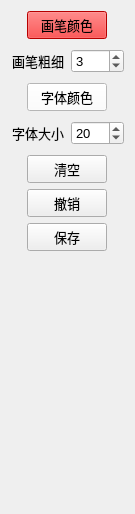
             <widget class="QWidget" name="page_5">
              <property name="geometry">
               <rect>
                <x>0</x>
                <y>0</y>
                <width>135</width>
                <height>514</height>
               </rect>
              </property>
              <attribute name="label">
               <string>          图片注释</string>
              </attribute>
              <layout class="QVBoxLayout" name="verticalLayout_5">
               <item alignment="Qt::AlignHCenter">
                <widget class="QPushButton" name="pushButton_39">
                 <property name="enabled">
                  <bool>true</bool>
                 </property>
                 <property name="font">
                  <font>
                   <pointsize>10</pointsize>
                  </font>
                 </property>
                 <property name="styleSheet">
                  <string notr="true">background-color: rgb(255, 0, 0);</string>
                 </property>
                 <property name="text">
                  <string>画笔颜色</string>
                 </property>
                </widget>
               </item>
               <item>
                <layout class="QHBoxLayout" name="horizontalLayout_5">
                 <property name="topMargin">
                  <number>4</number>
                 </property>
                 <property name="bottomMargin">
                  <number>4</number>
                 </property>
                 <item>
                  <widget class="QLabel" name="label_12">
                   <property name="enabled">
                    <bool>true</bool>
                   </property>
                   <property name="sizePolicy">
                    <sizepolicy hsizetype="Minimum" vsizetype="Preferred">
                     <horstretch>0</horstretch>
                     <verstretch>0</verstretch>
                    </sizepolicy>
                   </property>
                   <property name="font">
                    <font>
                     <pointsize>10</pointsize>
                    </font>
                   </property>
                   <property name="text">
                    <string>画笔粗细</string>
                   </property>
                   <property name="alignment">
                    <set>Qt::AlignCenter</set>
                   </property>
                   <property name="margin">
                    <number>0</number>
                   </property>
                  </widget>
                 </item>
                 <item>
                  <widget class="QSpinBox" name="spinBox_6">
                   <property name="enabled">
                    <bool>true</bool>
                   </property>
                   <property name="font">
                    <font>
                     <pointsize>10</pointsize>
                    </font>
                   </property>
                   <property name="minimum">
                    <number>1</number>
                   </property>
                   <property name="maximum">
                    <number>20</number>
                   </property>
                   <property name="value">
                    <number>3</number>
                   </property>
                  </widget>
                 </item>
                </layout>
               </item>
               <item alignment="Qt::AlignHCenter|Qt::AlignVCenter">
                <widget class="QPushButton" name="pushButton_37">
                 <property name="enabled">
                  <bool>true</bool>
                 </property>
                 <property name="font">
                  <font>
                   <pointsize>10</pointsize>
                  </font>
                 </property>
                 <property name="styleSheet">
                  <string notr="true">background-color: rgb(255, 255, 255);</string>
                 </property>
                 <property name="text">
                  <string>字体颜色</string>
                 </property>
                </widget>
               </item>
               <item>
                <layout class="QHBoxLayout" name="horizontalLayout_6">
                 <property name="topMargin">
                  <number>4</number>
                 </property>
                 <property name="bottomMargin">
                  <number>4</number>
                 </property>
                 <item>
                  <widget class="QLabel" name="label_13">
                   <property name="enabled">
                    <bool>true</bool>
                   </property>
                   <property name="sizePolicy">
                    <sizepolicy hsizetype="Minimum" vsizetype="Preferred">
                     <horstretch>0</horstretch>
                     <verstretch>0</verstretch>
                    </sizepolicy>
                   </property>
                   <property name="font">
                    <font>
                     <pointsize>10</pointsize>
                    </font>
                   </property>
                   <property name="text">
                    <string>字体大小</string>
                   </property>
                   <property name="alignment">
                    <set>Qt::AlignCenter</set>
                   </property>
                   <property name="margin">
                    <number>0</number>
                   </property>
                  </widget>
                 </item>
                 <item>
                  <widget class="QSpinBox" name="spinBox_5">
                   <property name="enabled">
                    <bool>true</bool>
                   </property>
                   <property name="font">
                    <font>
                     <pointsize>10</pointsize>
                    </font>
                   </property>
                   <property name="minimum">
                    <number>1</number>
                   </property>
                   <property name="maximum">
                    <number>50</number>
                   </property>
                   <property name="value">
                    <number>20</number>
                   </property>
                  </widget>
                 </item>
                </layout>
               </item>
               <item alignment="Qt::AlignHCenter">
                <widget class="QPushButton" name="pushButton_40">
                 <property name="enabled">
                  <bool>true</bool>
                 </property>
                 <property name="minimumSize">
                  <size>
                   <width>0</width>
                   <height>24</height>
                  </size>
                 </property>
                 <property name="font">
                  <font>
                   <pointsize>10</pointsize>
                  </font>
                 </property>
                 <property name="text">
                  <string>清空</string>
                 </property>
                </widget>
               </item>
               <item alignment="Qt::AlignHCenter">
                <widget class="QPushButton" name="pushButton_35">
                 <property name="enabled">
                  <bool>true</bool>
                 </property>
                 <property name="minimumSize">
                  <size>
                   <width>75</width>
                   <height>0</height>
                  </size>
                 </property>
                 <property name="font">
                  <font>
                   <pointsize>10</pointsize>
                  </font>
                 </property>
                 <property name="toolTip">
                  <string>撤销</string>
                 </property>
                 <property name="text">
                  <string>撤销</string>
                 </property>
                 <property name="icon">
                  <iconset>
                   <normaloff>images/undo.png</normaloff>images/undo.png</iconset>
                 </property>
                 <property name="iconSize">
                  <size>
                   <width>16</width>
                   <height>16</height>
                  </size>
                 </property>
                </widget>
               </item>
               <item alignment="Qt::AlignHCenter">
                <widget class="QPushButton" name="pushButton_36">
                 <property name="enabled">
                  <bool>true</bool>
                 </property>
                 <property name="minimumSize">
                  <size>
                   <width>75</width>
                   <height>0</height>
                  </size>
                 </property>
                 <property name="font">
                  <font>
                   <pointsize>10</pointsize>
                  </font>
                 </property>
                 <property name="toolTip">
                  <string>撤销</string>
                 </property>
                 <property name="text">
                  <string>保存</string>
                 </property>
                 <property name="icon">
                  <iconset>
                   <normaloff>images/icon_30.png</normaloff>images/icon_30.png</iconset>
                 </property>
                 <property name="iconSize">
                  <size>
                   <width>16</width>
                   <height>16</height>
                  </size>
                 </property>
                </widget>
               </item>
               <item>
                <spacer name="verticalSpacer_2">
                 <property name="orientation">
                  <enum>Qt::Vertical</enum>
                 </property>
                 <property name="sizeHint" stdset="0">
                  <size>
                   <width>20</width>
                   <height>40</height>
                  </size>
                 </property>
                </spacer>
               </item>
              </layout>
             </widget>
